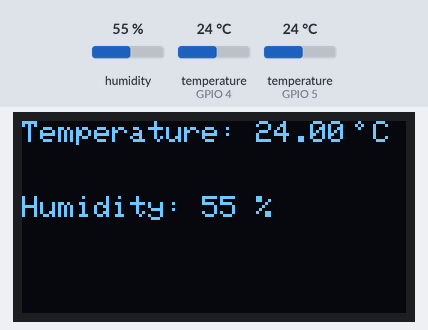
Simulated run of this sketch. Board: ESP32. Shown: 128×64 one-colour display. The test bench sets the inputs (shaded band); at power-on: humidity 55 %, temperature (sensors on GPIO 4, GPIO 5) 24 °C. WiFi joins after 1.5 s; servers stay silent unless stated; uploads are accepted with an empty reply; not simulated (calls return 0 or success): secrets.h; what the sketch prints to the serial monitor is not drawn.

Above: at 3.4 s.
3.5 s: humidity set to 22 %
At 6.7 s:
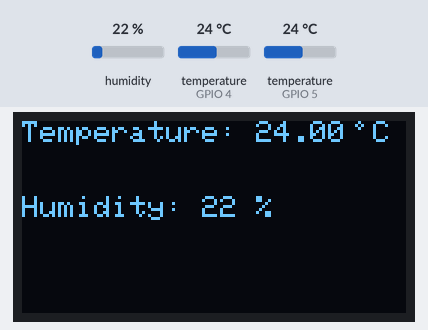
7.3 s: temperature (sensor on GPIO 4) set to 12 °C
At 8.6 s:
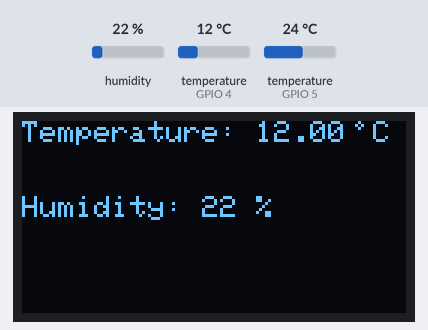
9.3 s: humidity set to 40 %
At 11.6 s:
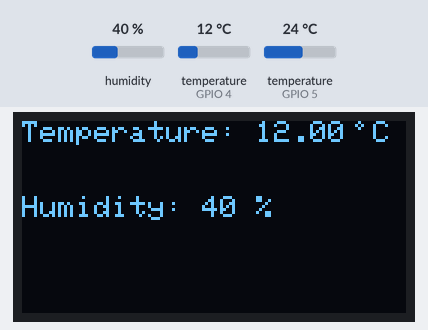
12.5 s: temperature (sensor on GPIO 4) set to 19 °C
14.4 s: humidity set to 68 %
At 17.4 s:
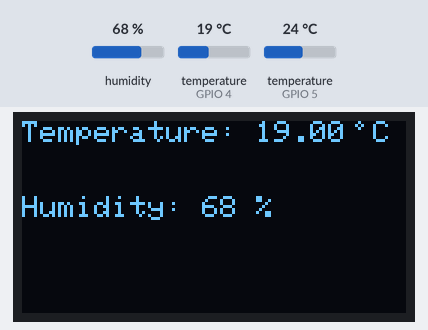
18.5 s: temperature (sensor on GPIO 4) set to 28 °C
At 19.3 s:
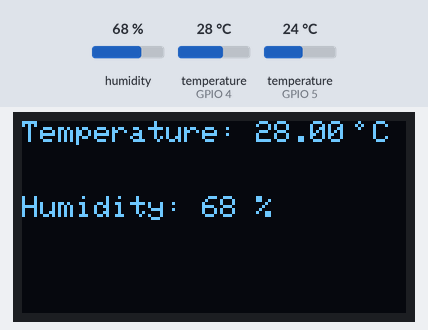
Timing chart, 0 to 21.4 s (numbered marks = the images above; inputs shaded):
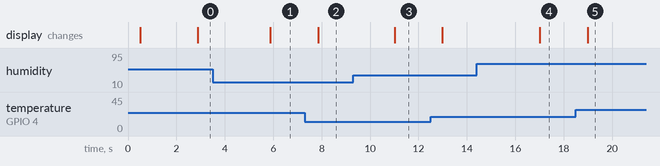

The sketch:

weather-app.ino
```cpp
#include <WiFi.h>
#include <HTTPClient.h>
#include <ArduinoJson.h>
#include <OneWire.h>
#include <DallasTemperature.h>
#include <DHT.h>
#include <Wire.h>
#include <Adafruit_GFX.h>
#include <Adafruit_SH110X.h>

#include "secrets.h"

const unsigned long SEND_INTERVAL_MS = 10000;
const unsigned long DISPLAY_INTERVAL_MS = 1000;

const int ONE_WIRE_BUS = 4;
OneWire oneWire(ONE_WIRE_BUS);
DallasTemperature sensors(&oneWire);

const int DHT_PIN = 5;
DHT dht(DHT_PIN, DHT11);

const int OLED_RESET= -1;
const uint8_t OLED_ADDRESS = 0x3C;
Adafruit_SH1106G display(128, 64, &Wire, OLED_RESET);

float lastTemperature = NAN;
float lastHumidity    = NAN;

void connectWiFi() {
  WiFi.mode(WIFI_STA);
  WiFi.begin(WIFI_SSID, WIFI_PASSWORD);
  Serial.print("Connecting with WiFi");
  while (WiFi.status() != WL_CONNECTED) {
    delay(500);
    Serial.print(".");
  }
  Serial.println();
  Serial.print("Connected. IP: ");
  Serial.println(WiFi.localIP());
}

float readTemperature() {
  sensors.requestTemperatures();
  float tempC = sensors.getTempCByIndex(0);

  if (tempC == DEVICE_DISCONNECTED_C) {
    Serial.println("Error: DS18B20 sensor not responding");
    return NAN;
  }

  Serial.printf("Temperature: %.2f °C\n", tempC);
  return tempC;
}

float readHumidity() {
  float humidity = dht.readHumidity();

  if (isnan(humidity)) {
    Serial.println("Error: DHT11 sensor not responding");
    return NAN;
  }

  Serial.printf("Humidity: %.0f %%\n", humidity);
  return humidity;
}

void displayWeatherOnScreen(float temperature, float humidity) {
  char buf[24];

  display.clearDisplay();
  display.setTextColor(SH110X_WHITE);
  display.setTextSize(1);
  display.setCursor(0, 0);
  if (isnan(temperature)) {
    display.print("Temperature: --");
  } else {
    snprintf(buf, sizeof(buf), "Temperature: %.2f", temperature);
    display.print(buf);
    int16_t x = display.getCursorX();
    int16_t y = display.getCursorY();
    display.drawCircle(x + 4, y + 1, 1, SH110X_WHITE);
    display.setCursor(x + 9, y);
    display.print("C");
  }

  display.setCursor(0, 25);
  if (isnan(humidity)) {
    display.print("Humidity: --");
  } else {
    snprintf(buf, sizeof(buf), "Humidity: %.0f %%", humidity);
    display.print(buf);
  }

  display.display();
}

void sendWeather() {
  if (WiFi.status() != WL_CONNECTED) {
    Serial.println("No WiFi - attempting to reconnect");
    connectWiFi();
    return;
  }

  if (isnan(lastTemperature)) {
    Serial.println("Skipping transmission - invalid temperature reading");
    return;
  }
  float temperature = roundf(lastTemperature * 100.0f) / 100.0f;

  if (isnan(lastHumidity)) {
    Serial.println("Skipping transmission - invalid humidity reading");
    return;
  }

  JsonDocument doc;
  doc["temperature"] = temperature;
  doc["humidity"]    = lastHumidity;

  String payload;
  serializeJson(doc, payload);

  HTTPClient http;
  http.begin(SERVER_URL);
  http.addHeader("Content-Type", "application/json");

  Serial.print("POST ");
  Serial.println(SERVER_URL);
  Serial.println(payload);

  int code = http.POST(payload);

  if (code > 0) {
    Serial.printf("Response status code: %d\n", code);
    String response = http.getString();
    if (response.length()) {
      Serial.println(response);
    }
  } else {
    Serial.printf("Error: %s\n", http.errorToString(code).c_str());
  }

  http.end();
}

void setup() {
  Serial.begin(115200);
  delay(500);

  Wire.begin(21, 22);
  display.begin(OLED_ADDRESS, true);
  display.clearDisplay();
  display.setTextColor(SH110X_WHITE);
  display.setTextSize(1);
  display.setCursor(0, 0);
  display.display();

  sensors.begin();
  dht.begin();
  Serial.print("DS18B20 sensors detected: ");
  Serial.println(sensors.getDeviceCount());

  connectWiFi();
}

void loop() {
  static unsigned long lastRead = 0;
  static unsigned long lastSend = 0;
  unsigned long now = millis();

  if (now - lastRead >= DISPLAY_INTERVAL_MS) {
    lastRead = now;
    displayWeatherOnScreen(lastTemperature = readTemperature(), lastHumidity    = readHumidity());
  }

  if (now - lastSend >= SEND_INTERVAL_MS) {
    lastSend = now;
    sendWeather();
  }
}
```

Measured:
- after the input at 3.5 s, the display: changes after 2.4 s (image 1)
- after the input at 7.3 s, the display: changes after 0.56 s (image 2)
- after the input at 9.3 s, the display: changes after 1.7 s (image 3)
- after the input at 14.4 s, the display: changes after 2.6 s (image 4)
- after the input at 18.5 s, the display: changes after 0.49 s (image 5)
